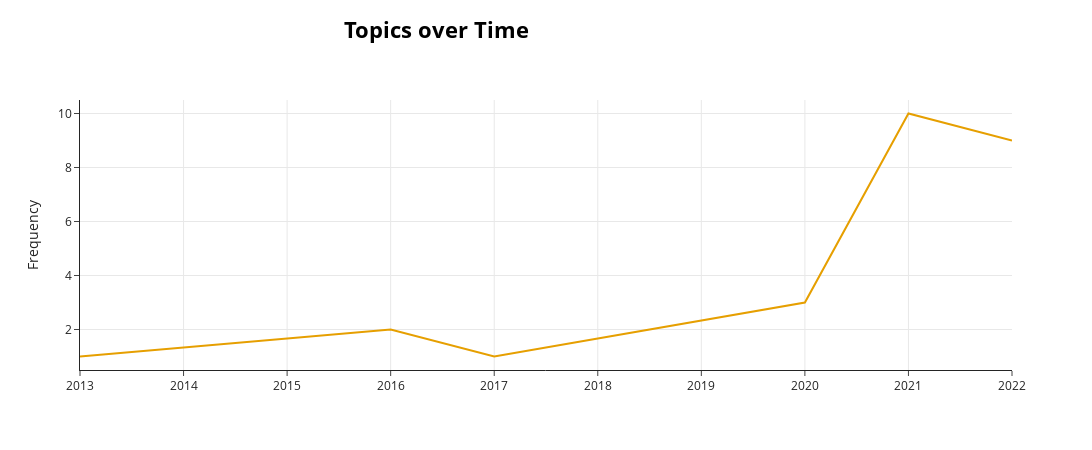

The notebook cell this image was saved under:
### Code cell
model.visualize_topics_over_time(topics_over_time, topics=[17])
#COVID-19 Topic

### Figure 1 — Plotly figure (JSON) as saved in the notebook; plotly's stock layout.template omitted (floating-point values rounded to 4 significant figures)
{"data": [{"hoverinfo": "text", "hovertext": ["<b>Topic 17</b><br>Words: sizes, efficacy, effect, self, interval", "<b>Topic 17</b><br>Words: emergency, disaster, online, schools, school", "<b>Topic 17</b><br>Words: distance, enroll, education, college, postsecondary", "<b>Topic 17</b><br>Words: pandemic, covid, 19, indies, west", "<b>Topic 17</b><br>Words: pandemic, covid, 19, online, education", "<b>Topic 17</b><br>Words: pandemic, covid, online, 19, faculty"], "marker": {"color": "#E69F00"}, "mode": "lines", "name": "17_pandemic_covid_online_19", "type": "scatter", "x": [2013, 2016, 2017, 2020, 2021, 2022], "y": [1, 2, 1, 3, 10, 9]}], "layout": {"height": 450, "hoverlabel": {"bgcolor": "white", "font": {"family": "Rockwell", "size": 16}}, "legend": {"title": {"text": "<b>Global Topic Representation"}}, "title": {"font": {"color": "Black", "size": 22}, "text": "<b>Topics over Time</b>", "x": 0.4, "xanchor": "center", "y": 0.95, "yanchor": "top"}, "width": 1250, "xaxis": {"showgrid": true}, "yaxis": {"showgrid": true, "title": {"text": "Frequency"}}}}
